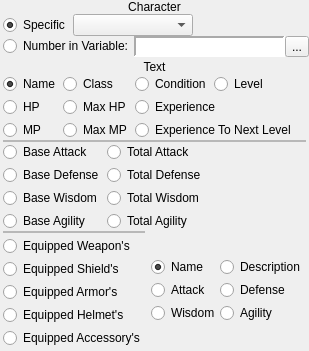
       <widget class="QWidget" name="wCharacter">
        <layout class="QVBoxLayout" name="verticalLayout_25">
         <property name="spacing">
          <number>3</number>
         </property>
         <property name="margin">
          <number>0</number>
         </property>
         <item>
          <widget class="QFrame" name="frame_16">
           <layout class="QVBoxLayout" name="verticalLayout_22">
            <property name="spacing">
             <number>0</number>
            </property>
            <property name="margin">
             <number>0</number>
            </property>
            <item>
             <widget class="QLabel" name="label_5">
              <property name="sizePolicy">
               <sizepolicy hsizetype="Preferred" vsizetype="Fixed">
                <horstretch>0</horstretch>
                <verstretch>0</verstretch>
               </sizepolicy>
              </property>
              <property name="text">
               <string>Character</string>
              </property>
              <property name="alignment">
               <set>Qt::AlignCenter</set>
              </property>
             </widget>
            </item>
            <item>
             <widget class="QWidget" name="widget_5" native="true">
              <layout class="QVBoxLayout" name="verticalLayout_23">
               <property name="spacing">
                <number>0</number>
               </property>
               <property name="leftMargin">
                <number>3</number>
               </property>
               <property name="topMargin">
                <number>0</number>
               </property>
               <property name="rightMargin">
                <number>0</number>
               </property>
               <property name="bottomMargin">
                <number>0</number>
               </property>
               <item>
                <layout class="QHBoxLayout" name="horizontalLayout_12">
                 <property name="spacing">
                  <number>3</number>
                 </property>
                 <item>
                  <widget class="QRadioButton" name="rbCharacterSpecific">
                   <property name="sizePolicy">
                    <sizepolicy hsizetype="Fixed" vsizetype="Fixed">
                     <horstretch>0</horstretch>
                     <verstretch>0</verstretch>
                    </sizepolicy>
                   </property>
                   <property name="text">
                    <string>Specific</string>
                   </property>
                   <property name="checked">
                    <bool>true</bool>
                   </property>
                  </widget>
                 </item>
                 <item>
                  <widget class="QComboBox" name="cboxCharacter">
                   <property name="minimumSize">
                    <size>
                     <width>120</width>
                     <height>0</height>
                    </size>
                   </property>
                   <property name="maximumSize">
                    <size>
                     <width>120</width>
                     <height>16777215</height>
                    </size>
                   </property>
                  </widget>
                 </item>
                 <item>
                  <spacer name="horizontalSpacer_6">
                   <property name="orientation">
                    <enum>Qt::Horizontal</enum>
                   </property>
                   <property name="sizeHint" stdset="0">
                    <size>
                     <width>10</width>
                     <height>20</height>
                    </size>
                   </property>
                  </spacer>
                 </item>
                </layout>
               </item>
               <item>
                <layout class="QHBoxLayout" name="horizontalLayout_13">
                 <property name="spacing">
                  <number>0</number>
                 </property>
                 <item>
                  <widget class="QRadioButton" name="rbCharacterVariable">
                   <property name="sizePolicy">
                    <sizepolicy hsizetype="Fixed" vsizetype="Fixed">
                     <horstretch>0</horstretch>
                     <verstretch>0</verstretch>
                    </sizepolicy>
                   </property>
                   <property name="text">
                    <string>Number in Variable:</string>
                   </property>
                  </widget>
                 </item>
                 <item>
                  <widget class="QWidget" name="wCharacter_Variable" native="true">
                   <layout class="QHBoxLayout" name="horizontalLayout_18">
                    <property name="spacing">
                     <number>0</number>
                    </property>
                    <property name="margin">
                     <number>0</number>
                    </property>
                    <item>
                     <widget class="QLabel" name="lblCharacterVariable">
                      <property name="sizePolicy">
                       <sizepolicy hsizetype="Preferred" vsizetype="Preferred">
                        <horstretch>0</horstretch>
                        <verstretch>0</verstretch>
                       </sizepolicy>
                      </property>
                      <property name="minimumSize">
                       <size>
                        <width>150</width>
                        <height>0</height>
                       </size>
                      </property>
                      <property name="font">
                       <font>
                        <family>Monospace</family>
                       </font>
                      </property>
                      <property name="styleSheet">
                       <string notr="true">background-color: palette(base);</string>
                      </property>
                      <property name="frameShape">
                       <enum>QFrame::Panel</enum>
                      </property>
                      <property name="frameShadow">
                       <enum>QFrame::Sunken</enum>
                      </property>
                      <property name="lineWidth">
                       <number>2</number>
                      </property>
                      <property name="text">
                       <string/>
                      </property>
                     </widget>
                    </item>
                    <item>
                     <widget class="QToolButton" name="bCharacterBrowseVariables">
                      <property name="text">
                       <string>...</string>
                      </property>
                      <property name="icon">
                       <iconset resource="gui_icons.qrc">
                        <normaloff>:/icons/fileopen.png</normaloff>:/icons/fileopen.png</iconset>
                      </property>
                     </widget>
                    </item>
                   </layout>
                  </widget>
                 </item>
                </layout>
               </item>
              </layout>
             </widget>
            </item>
           </layout>
          </widget>
         </item>
         <item>
          <widget class="QFrame" name="frame_7">
           <property name="sizePolicy">
            <sizepolicy hsizetype="Preferred" vsizetype="Fixed">
             <horstretch>0</horstretch>
             <verstretch>0</verstretch>
            </sizepolicy>
           </property>
           <layout class="QVBoxLayout" name="verticalLayout_13">
            <property name="spacing">
             <number>0</number>
            </property>
            <property name="margin">
             <number>0</number>
            </property>
            <item>
             <widget class="QLabel" name="label_6">
              <property name="sizePolicy">
               <sizepolicy hsizetype="Preferred" vsizetype="Fixed">
                <horstretch>0</horstretch>
                <verstretch>0</verstretch>
               </sizepolicy>
              </property>
              <property name="text">
               <string>Text</string>
              </property>
              <property name="alignment">
               <set>Qt::AlignCenter</set>
              </property>
             </widget>
            </item>
            <item>
             <widget class="QWidget" name="widget_6" native="true">
              <layout class="QVBoxLayout" name="verticalLayout_24">
               <property name="spacing">
                <number>0</number>
               </property>
               <property name="leftMargin">
                <number>3</number>
               </property>
               <property name="topMargin">
                <number>0</number>
               </property>
               <property name="rightMargin">
                <number>3</number>
               </property>
               <property name="bottomMargin">
                <number>3</number>
               </property>
               <item>
                <layout class="QHBoxLayout" name="horizontalLayout_14">
                 <property name="spacing">
                  <number>3</number>
                 </property>
                 <item>
                  <layout class="QVBoxLayout" name="verticalLayout_14">
                   <property name="spacing">
                    <number>3</number>
                   </property>
                   <item>
                    <widget class="QRadioButton" name="rbCharacterName">
                     <property name="sizePolicy">
                      <sizepolicy hsizetype="Fixed" vsizetype="Fixed">
                       <horstretch>0</horstretch>
                       <verstretch>0</verstretch>
                      </sizepolicy>
                     </property>
                     <property name="text">
                      <string>Name</string>
                     </property>
                     <property name="checked">
                      <bool>true</bool>
                     </property>
                    </widget>
                   </item>
                   <item>
                    <widget class="QRadioButton" name="rbCharacterHP">
                     <property name="sizePolicy">
                      <sizepolicy hsizetype="Fixed" vsizetype="Fixed">
                       <horstretch>0</horstretch>
                       <verstretch>0</verstretch>
                      </sizepolicy>
                     </property>
                     <property name="text">
                      <string>HP</string>
                     </property>
                    </widget>
                   </item>
                   <item>
                    <widget class="QRadioButton" name="rbCharacterMP">
                     <property name="sizePolicy">
                      <sizepolicy hsizetype="Fixed" vsizetype="Fixed">
                       <horstretch>0</horstretch>
                       <verstretch>0</verstretch>
                      </sizepolicy>
                     </property>
                     <property name="text">
                      <string>MP</string>
                     </property>
                    </widget>
                   </item>
                  </layout>
                 </item>
                 <item>
                  <layout class="QVBoxLayout" name="verticalLayout_15">
                   <property name="spacing">
                    <number>3</number>
                   </property>
                   <item>
                    <widget class="QRadioButton" name="rbCharacterClass">
                     <property name="sizePolicy">
                      <sizepolicy hsizetype="Fixed" vsizetype="Fixed">
                       <horstretch>0</horstretch>
                       <verstretch>0</verstretch>
                      </sizepolicy>
                     </property>
                     <property name="text">
                      <string>Class</string>
                     </property>
                    </widget>
                   </item>
                   <item>
                    <widget class="QRadioButton" name="rbCharacterMaxHP">
                     <property name="sizePolicy">
                      <sizepolicy hsizetype="Fixed" vsizetype="Fixed">
                       <horstretch>0</horstretch>
                       <verstretch>0</verstretch>
                      </sizepolicy>
                     </property>
                     <property name="text">
                      <string>Max HP</string>
                     </property>
                    </widget>
                   </item>
                   <item>
                    <widget class="QRadioButton" name="rbCharacterMaxMP">
                     <property name="sizePolicy">
                      <sizepolicy hsizetype="Fixed" vsizetype="Fixed">
                       <horstretch>0</horstretch>
                       <verstretch>0</verstretch>
                      </sizepolicy>
                     </property>
                     <property name="text">
                      <string>Max MP</string>
                     </property>
                    </widget>
                   </item>
                  </layout>
                 </item>
                 <item>
                  <layout class="QVBoxLayout" name="verticalLayout_16">
                   <property name="spacing">
                    <number>3</number>
                   </property>
                   <item>
                    <layout class="QHBoxLayout" name="horizontalLayout_15">
                     <property name="spacing">
                      <number>3</number>
                     </property>
                     <item>
                      <widget class="QRadioButton" name="rbCharacterCondition">
                       <property name="sizePolicy">
                        <sizepolicy hsizetype="Fixed" vsizetype="Fixed">
                         <horstretch>0</horstretch>
                         <verstretch>0</verstretch>
                        </sizepolicy>
                       </property>
                       <property name="text">
                        <string>Condition</string>
                       </property>
                      </widget>
                     </item>
                     <item>
                      <widget class="QRadioButton" name="rbCharacterLevel">
                       <property name="sizePolicy">
                        <sizepolicy hsizetype="Preferred" vsizetype="Fixed">
                         <horstretch>0</horstretch>
                         <verstretch>0</verstretch>
                        </sizepolicy>
                       </property>
                       <property name="text">
                        <string>Level</string>
                       </property>
                      </widget>
                     </item>
                    </layout>
                   </item>
                   <item>
                    <widget class="QRadioButton" name="rbCharacterTotalExperience">
                     <property name="sizePolicy">
                      <sizepolicy hsizetype="Fixed" vsizetype="Fixed">
                       <horstretch>0</horstretch>
                       <verstretch>0</verstretch>
                      </sizepolicy>
                     </property>
                     <property name="text">
                      <string>Experience</string>
                     </property>
                    </widget>
                   </item>
                   <item>
                    <widget class="QRadioButton" name="rbCharacterExperienceToNextLevel">
                     <property name="sizePolicy">
                      <sizepolicy hsizetype="Fixed" vsizetype="Fixed">
                       <horstretch>0</horstretch>
                       <verstretch>0</verstretch>
                      </sizepolicy>
                     </property>
                     <property name="text">
                      <string>Experience To Next Level</string>
                     </property>
                    </widget>
                   </item>
                  </layout>
                 </item>
                 <item>
                  <spacer name="horizontalSpacer_7">
                   <property name="orientation">
                    <enum>Qt::Horizontal</enum>
                   </property>
                   <property name="sizeHint" stdset="0">
                    <size>
                     <width>10</width>
                     <height>20</height>
                    </size>
                   </property>
                  </spacer>
                 </item>
                </layout>
               </item>
               <item>
                <widget class="QFrame" name="frame_17">
                 <property name="minimumSize">
                  <size>
                   <width>0</width>
                   <height>2</height>
                  </size>
                 </property>
                 <property name="maximumSize">
                  <size>
                   <width>16777215</width>
                   <height>2</height>
                  </size>
                 </property>
                 <property name="frameShape">
                  <enum>QFrame::StyledPanel</enum>
                 </property>
                 <property name="frameShadow">
                  <enum>QFrame::Raised</enum>
                 </property>
                </widget>
               </item>
               <item>
                <layout class="QHBoxLayout" name="horizontalLayout_16">
                 <property name="spacing">
                  <number>3</number>
                 </property>
                 <item>
                  <layout class="QVBoxLayout" name="verticalLayout_17">
                   <property name="spacing">
                    <number>3</number>
                   </property>
                   <item>
                    <widget class="QRadioButton" name="rbCharacterBaseAttack">
                     <property name="sizePolicy">
                      <sizepolicy hsizetype="Fixed" vsizetype="Fixed">
                       <horstretch>0</horstretch>
                       <verstretch>0</verstretch>
                      </sizepolicy>
                     </property>
                     <property name="text">
                      <string>Base Attack</string>
                     </property>
                    </widget>
                   </item>
                   <item>
                    <widget class="QRadioButton" name="rbCharacterBaseDefense">
                     <property name="sizePolicy">
                      <sizepolicy hsizetype="Fixed" vsizetype="Fixed">
                       <horstretch>0</horstretch>
                       <verstretch>0</verstretch>
                      </sizepolicy>
                     </property>
                     <property name="text">
                      <string>Base Defense</string>
                     </property>
                    </widget>
                   </item>
                   <item>
                    <widget class="QRadioButton" name="rbCharacterBaseWisdom">
                     <property name="sizePolicy">
                      <sizepolicy hsizetype="Fixed" vsizetype="Fixed">
                       <horstretch>0</horstretch>
                       <verstretch>0</verstretch>
                      </sizepolicy>
                     </property>
                     <property name="text">
                      <string>Base Wisdom</string>
                     </property>
                    </widget>
                   </item>
                   <item>
                    <widget class="QRadioButton" name="rbCharacterBaseAgility">
                     <property name="sizePolicy">
                      <sizepolicy hsizetype="Fixed" vsizetype="Fixed">
                       <horstretch>0</horstretch>
                       <verstretch>0</verstretch>
                      </sizepolicy>
                     </property>
                     <property name="text">
                      <string>Base Agility</string>
                     </property>
                    </widget>
                   </item>
                  </layout>
                 </item>
                 <item>
                  <layout class="QVBoxLayout" name="verticalLayout_18">
                   <property name="spacing">
                    <number>3</number>
                   </property>
                   <item>
                    <widget class="QRadioButton" name="rbCharacterTotalAttack">
                     <property name="sizePolicy">
                      <sizepolicy hsizetype="Fixed" vsizetype="Fixed">
                       <horstretch>0</horstretch>
                       <verstretch>0</verstretch>
                      </sizepolicy>
                     </property>
                     <property name="text">
                      <string>Total Attack</string>
                     </property>
                    </widget>
                   </item>
                   <item>
                    <widget class="QRadioButton" name="rbCharacterTotalDefense">
                     <property name="sizePolicy">
                      <sizepolicy hsizetype="Fixed" vsizetype="Fixed">
                       <horstretch>0</horstretch>
                       <verstretch>0</verstretch>
                      </sizepolicy>
                     </property>
                     <property name="text">
                      <string>Total Defense</string>
                     </property>
                    </widget>
                   </item>
                   <item>
                    <widget class="QRadioButton" name="rbCharacterTotalWisdom">
                     <property name="sizePolicy">
                      <sizepolicy hsizetype="Fixed" vsizetype="Fixed">
                       <horstretch>0</horstretch>
                       <verstretch>0</verstretch>
                      </sizepolicy>
                     </property>
                     <property name="text">
                      <string>Total Wisdom</string>
                     </property>
                    </widget>
                   </item>
                   <item>
                    <widget class="QRadioButton" name="rbCharacterTotalAgility">
                     <property name="sizePolicy">
                      <sizepolicy hsizetype="Fixed" vsizetype="Fixed">
                       <horstretch>0</horstretch>
                       <verstretch>0</verstretch>
                      </sizepolicy>
                     </property>
                     <property name="text">
                      <string>Total Agility</string>
                     </property>
                    </widget>
                   </item>
                  </layout>
                 </item>
                 <item>
                  <spacer name="horizontalSpacer_8">
                   <property name="orientation">
                    <enum>Qt::Horizontal</enum>
                   </property>
                   <property name="sizeHint" stdset="0">
                    <size>
                     <width>10</width>
                     <height>20</height>
                    </size>
                   </property>
                  </spacer>
                 </item>
                </layout>
               </item>
               <item>
                <layout class="QHBoxLayout" name="horizontalLayout_17">
                 <property name="spacing">
                  <number>3</number>
                 </property>
                 <item>
                  <layout class="QVBoxLayout" name="verticalLayout_19">
                   <property name="spacing">
                    <number>3</number>
                   </property>
                   <item>
                    <widget class="QFrame" name="frame_18">
                     <property name="minimumSize">
                      <size>
                       <width>0</width>
                       <height>2</height>
                      </size>
                     </property>
                     <property name="maximumSize">
                      <size>
                       <width>16777215</width>
                       <height>2</height>
                      </size>
                     </property>
                     <property name="frameShape">
                      <enum>QFrame::StyledPanel</enum>
                     </property>
                     <property name="frameShadow">
                      <enum>QFrame::Raised</enum>
                     </property>
                    </widget>
                   </item>
                   <item>
                    <widget class="QRadioButton" name="rbCharacterEquippedWeapon">
                     <property name="sizePolicy">
                      <sizepolicy hsizetype="Fixed" vsizetype="Fixed">
                       <horstretch>0</horstretch>
                       <verstretch>0</verstretch>
                      </sizepolicy>
                     </property>
                     <property name="text">
                      <string>Equipped Weapon's</string>
                     </property>
                    </widget>
                   </item>
                   <item>
                    <widget class="QRadioButton" name="rbCharacterEquippedShield">
                     <property name="sizePolicy">
                      <sizepolicy hsizetype="Fixed" vsizetype="Fixed">
                       <horstretch>0</horstretch>
                       <verstretch>0</verstretch>
                      </sizepolicy>
                     </property>
                     <property name="text">
                      <string>Equipped Shield's</string>
                     </property>
                    </widget>
                   </item>
                   <item>
                    <widget class="QRadioButton" name="rbCharacterEquippedArmor">
                     <property name="sizePolicy">
                      <sizepolicy hsizetype="Fixed" vsizetype="Fixed">
                       <horstretch>0</horstretch>
                       <verstretch>0</verstretch>
                      </sizepolicy>
                     </property>
                     <property name="text">
                      <string>Equipped Armor's</string>
                     </property>
                    </widget>
                   </item>
                   <item>
                    <widget class="QRadioButton" name="rbCharacterEquippedHelmet">
                     <property name="sizePolicy">
                      <sizepolicy hsizetype="Fixed" vsizetype="Fixed">
                       <horstretch>0</horstretch>
                       <verstretch>0</verstretch>
                      </sizepolicy>
                     </property>
                     <property name="text">
                      <string>Equipped Helmet's</string>
                     </property>
                    </widget>
                   </item>
                   <item>
                    <widget class="QRadioButton" name="rbCharacterEquippedAccessory">
                     <property name="sizePolicy">
                      <sizepolicy hsizetype="Fixed" vsizetype="Fixed">
                       <horstretch>0</horstretch>
                       <verstretch>0</verstretch>
                      </sizepolicy>
                     </property>
                     <property name="text">
                      <string>Equipped Accessory's</string>
                     </property>
                    </widget>
                   </item>
                  </layout>
                 </item>
                 <item>
                  <widget class="QFrame" name="frmCharacterEquipment">
                   <layout class="QHBoxLayout" name="horizontalLayout_40">
                    <property name="spacing">
                     <number>0</number>
                    </property>
                    <property name="leftMargin">
                     <number>3</number>
                    </property>
                    <property name="topMargin">
                     <number>0</number>
                    </property>
                    <property name="rightMargin">
                     <number>0</number>
                    </property>
                    <property name="bottomMargin">
                     <number>0</number>
                    </property>
                    <item>
                     <layout class="QVBoxLayout" name="verticalLayout_20">
                      <property name="spacing">
                       <number>3</number>
                      </property>
                      <item>
                       <spacer name="verticalSpacer_6">
                        <property name="orientation">
                         <enum>Qt::Vertical</enum>
                        </property>
                        <property name="sizeHint" stdset="0">
                         <size>
                          <width>20</width>
                          <height>10</height>
                         </size>
                        </property>
                       </spacer>
                      </item>
                      <item>
                       <widget class="QRadioButton" name="rbCharacterEquipmentName">
                        <property name="sizePolicy">
                         <sizepolicy hsizetype="Fixed" vsizetype="Fixed">
                          <horstretch>0</horstretch>
                          <verstretch>0</verstretch>
                         </sizepolicy>
                        </property>
                        <property name="text">
                         <string>Name</string>
                        </property>
                        <property name="checked">
                         <bool>true</bool>
                        </property>
                       </widget>
                      </item>
                      <item>
                       <widget class="QRadioButton" name="rbCharacterEquipmentAttack">
                        <property name="sizePolicy">
                         <sizepolicy hsizetype="Fixed" vsizetype="Fixed">
                          <horstretch>0</horstretch>
                          <verstretch>0</verstretch>
                         </sizepolicy>
                        </property>
                        <property name="text">
                         <string>Attack</string>
                        </property>
                       </widget>
                      </item>
                      <item>
                       <widget class="QRadioButton" name="rbCharacterEquipmentWisdom">
                        <property name="sizePolicy">
                         <sizepolicy hsizetype="Fixed" vsizetype="Fixed">
                          <horstretch>0</horstretch>
                          <verstretch>0</verstretch>
                         </sizepolicy>
                        </property>
                        <property name="text">
                         <string>Wisdom</string>
                        </property>
                       </widget>
                      </item>
                      <item>
                       <spacer name="verticalSpacer_7">
                        <property name="orientation">
                         <enum>Qt::Vertical</enum>
                        </property>
                        <property name="sizeHint" stdset="0">
                         <size>
                          <width>20</width>
                          <height>10</height>
                         </size>
                        </property>
                       </spacer>
                      </item>
                     </layout>
                    </item>
                    <item>
                     <layout class="QVBoxLayout" name="verticalLayout_21">
                      <property name="spacing">
                       <number>3</number>
                      </property>
                      <item>
                       <spacer name="verticalSpacer_8">
                        <property name="orientation">
                         <enum>Qt::Vertical</enum>
                        </property>
                        <property name="sizeHint" stdset="0">
                         <size>
                          <width>20</width>
                          <height>10</height>
                         </size>
                        </property>
                       </spacer>
                      </item>
                      <item>
                       <widget class="QRadioButton" name="rbCharacterEquipmentDescription">
                        <property name="text">
                         <string>Description</string>
                        </property>
                       </widget>
                      </item>
                      <item>
                       <widget class="QRadioButton" name="rbCharacterEquipmentDefense">
                        <property name="sizePolicy">
                         <sizepolicy hsizetype="Fixed" vsizetype="Fixed">
                          <horstretch>0</horstretch>
                          <verstretch>0</verstretch>
                         </sizepolicy>
                        </property>
                        <property name="text">
                         <string>Defense</string>
                        </property>
                       </widget>
                      </item>
                      <item>
                       <widget class="QRadioButton" name="rbCharacterEquipmentAgility">
                        <property name="sizePolicy">
                         <sizepolicy hsizetype="Fixed" vsizetype="Fixed">
                          <horstretch>0</horstretch>
                          <verstretch>0</verstretch>
                         </sizepolicy>
                        </property>
                        <property name="text">
                         <string>Agility</string>
                        </property>
                       </widget>
                      </item>
                      <item>
                       <spacer name="verticalSpacer_9">
                        <property name="orientation">
                         <enum>Qt::Vertical</enum>
                        </property>
                        <property name="sizeHint" stdset="0">
                         <size>
                          <width>20</width>
                          <height>10</height>
                         </size>
                        </property>
                       </spacer>
                      </item>
                     </layout>
                    </item>
                   </layout>
                  </widget>
                 </item>
                </layout>
               </item>
              </layout>
             </widget>
            </item>
           </layout>
          </widget>
         </item>
        </layout>
       </widget>
